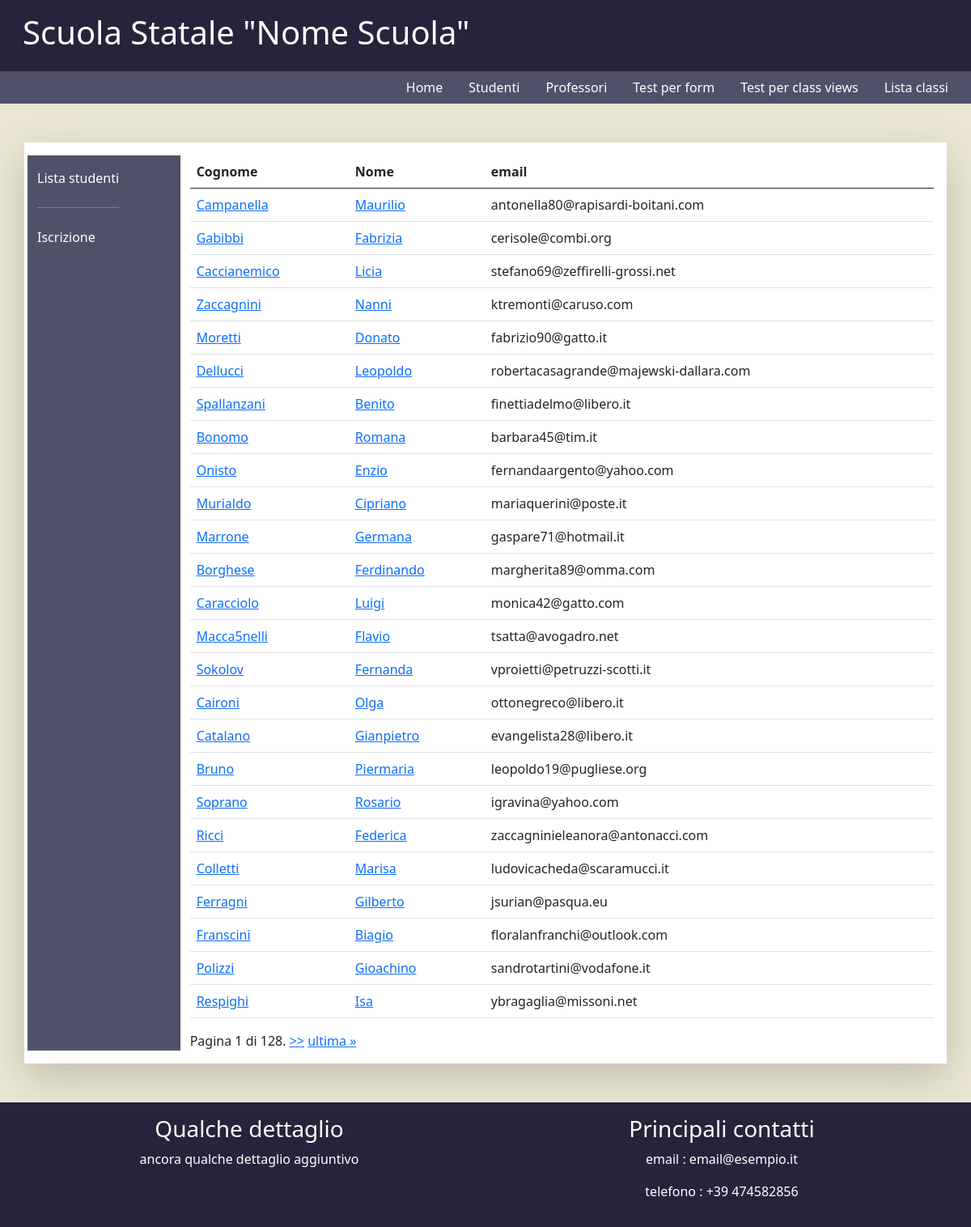
Page /info_studenti on the committed database.
### registro_scolastico/models.py (models this page shows, shortened)
class Studente(models.Model):
    nome = models.CharField(max_length=100, verbose_name='nome', help_text='nome dello studente', blank=False, null=True)
    cognome = models.CharField(max_length=100, verbose_name='cognome', help_text='cognome dello studente', blank=False, null=True)
    email = models.EmailField(verbose_name='indirizzo email', help_text='contatto mail dello studente', blank=False, null=True)
    competenze = models.ManyToManyField('registro_scolastico.Materia', related_name='insegnato_a')
    classe = models.ForeignKey('registro_scolastico.Aula', related_name='alunni', on_delete=models.SET_NULL, blank=True, null=True)
    class Meta:
        verbose_name_plural = "Studenti"

### registro_scolastico/views.py (the view)
# urls.py: path('info_studenti', views.studenti, name='info_studenti'),                                    # Sezione studenti
def studenti(request):
    studs = Studente.objects.all()
    context = {'studs': studs}
    paginator = Paginator(studs, 25)
    page_number = request.GET.get('page')
    page_obj = paginator.get_page(page_number)
    context.update({'paginazione': page_obj})
    return render(request, 'studenti.html', context)

### templates/studenti.html (shortened to what this page needs)
{% extends 'pagina_studenti.html' %}
{% block mycontent %}
    <table class="table">
        <thead>
            <tr>
                <th>Cognome</th>
                <th>Nome</th>
                <th>email</th>
            </tr>
        </thead>
        <tbody>
            {% for stud in paginazione %}
                <tr>
                    <td><a href="{% url "dettaglio_studente" stud.pk %}"> {{ stud.cognome }} </a></td>
                    <td><a href="{% url "dettaglio_studente" stud.pk %}"> {{ stud.nome }} </a></td>
                    <td> {{ stud.email }} </td>
                </tr>
            {% endfor %}
        </tbody>
     </table>
    <div class="pagination">
    <span class="step-links">
        <span class="current">
            Pagina {{ paginazione.number }} di {{ paginazione.paginator.num_pages }}.
        </span>
        {% if paginazione.has_next %}
            <a href="?page={{ paginazione.next_page_number }}">>></a>
            <a href="?page={{ paginazione.paginator.num_pages }}">ultima &raquo;</a>
        {% endif %}
    </span>
</div>
{% endblock %}

### registro_scolastico/static/css/mystyle.css (style rules this page uses)
body { background-color: #eae6d3; }

### rows in the picture
Studente: cognome "Campanella", nome "Maurilio", email "antonella80@rapisardi-boitani.com"
Studente: cognome "Gabibbi", nome "Fabrizia", email "cerisole@combi.org"
Studente: cognome "Caccianemico", nome "Licia", email "stefano69@zeffirelli-grossi.net"
Studente: cognome "Zaccagnini", nome "Nanni", email "ktremonti@caruso.com"
Studente: cognome "Moretti", nome "Donato", email "fabrizio90@gatto.it"
Studente: cognome "Dellucci", nome "Leopoldo", email "robertacasagrande@majewski-dallara.com"
Studente: cognome "Spallanzani", nome "Benito", email "finettiadelmo@libero.it"
Studente: cognome "Bonomo", nome "Romana", email "barbara45@tim.it"
Studente: cognome "Onisto", nome "Enzio", email "fernandaargento@yahoo.com"
Studente: cognome "Murialdo", nome "Cipriano", email "mariaquerini@poste.it"
Studente: cognome "Marrone", nome "Germana", email "gaspare71@hotmail.it"
Studente: cognome "Borghese", nome "Ferdinando", email "margherita89@omma.com"
Studente: cognome "Caracciolo", nome "Luigi", email "monica42@gatto.com"
Studente: cognome "Macca5nelli", nome "Flavio", email "tsatta@avogadro.net"
Studente: cognome "Sokolov", nome "Fernanda", email "vproietti@petruzzi-scotti.it"
Studente: cognome "Caironi", nome "Olga", email "ottonegreco@libero.it"
Studente: cognome "Catalano", nome "Gianpietro", email "evangelista28@libero.it"
Studente: cognome "Bruno", nome "Piermaria", email "leopoldo19@pugliese.org"
Studente: cognome "Soprano", nome "Rosario", email "igravina@yahoo.com"
Studente: cognome "Ricci", nome "Federica", email "zaccagninieleanora@antonacci.com"
Studente: cognome "Colletti", nome "Marisa", email "ludovicacheda@scaramucci.it"
Studente: cognome "Ferragni", nome "Gilberto", email "jsurian@pasqua.eu"
Studente: cognome "Franscini", nome "Biagio", email "floralanfranchi@outlook.com"
Studente: cognome "Polizzi", nome "Gioachino", email "sandrotartini@vodafone.it"
Studente: cognome "Respighi", nome "Isa", email "ybragaglia@missoni.net"

### other values in the picture
{{ paginazione.number }} "1"
{{ paginazione.paginator.num_pages }} "128"
